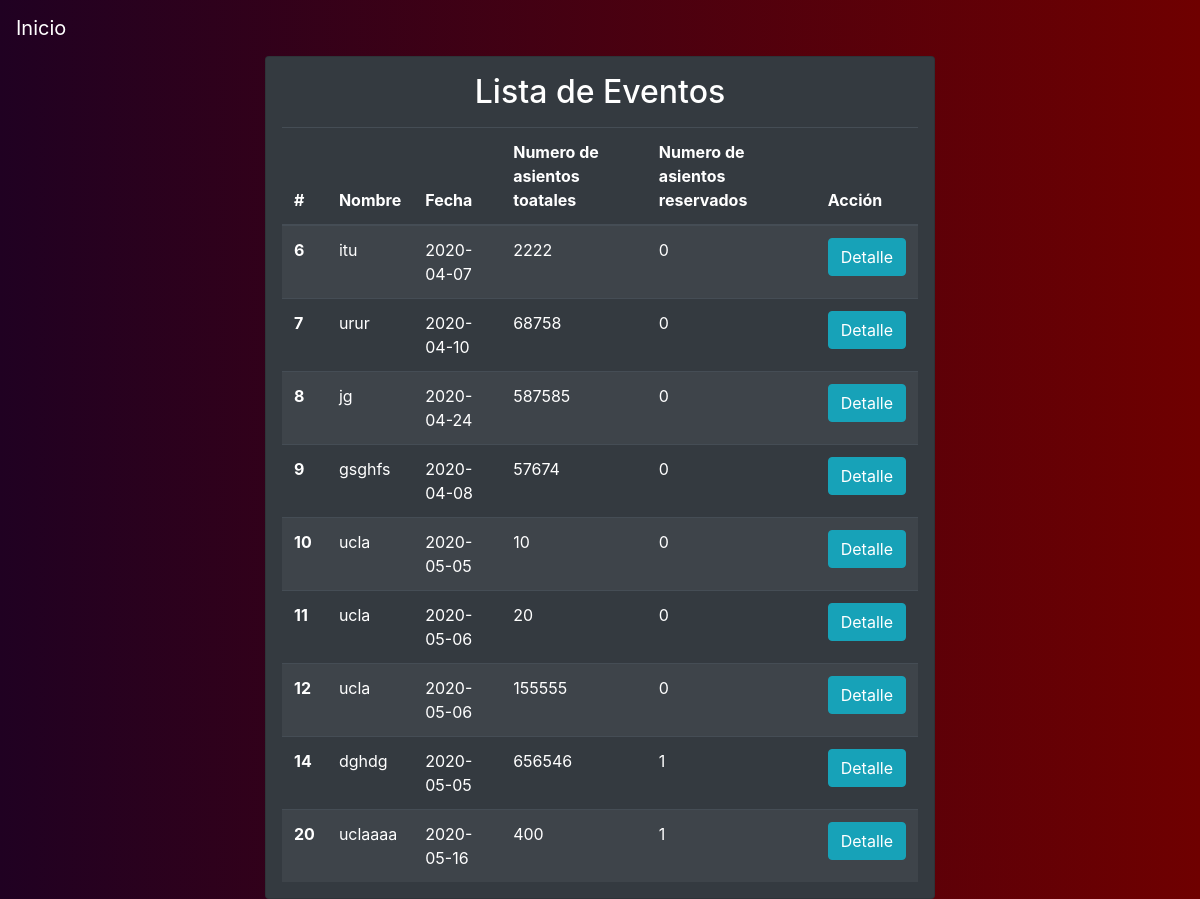
The app's page /events-inactive, older data.
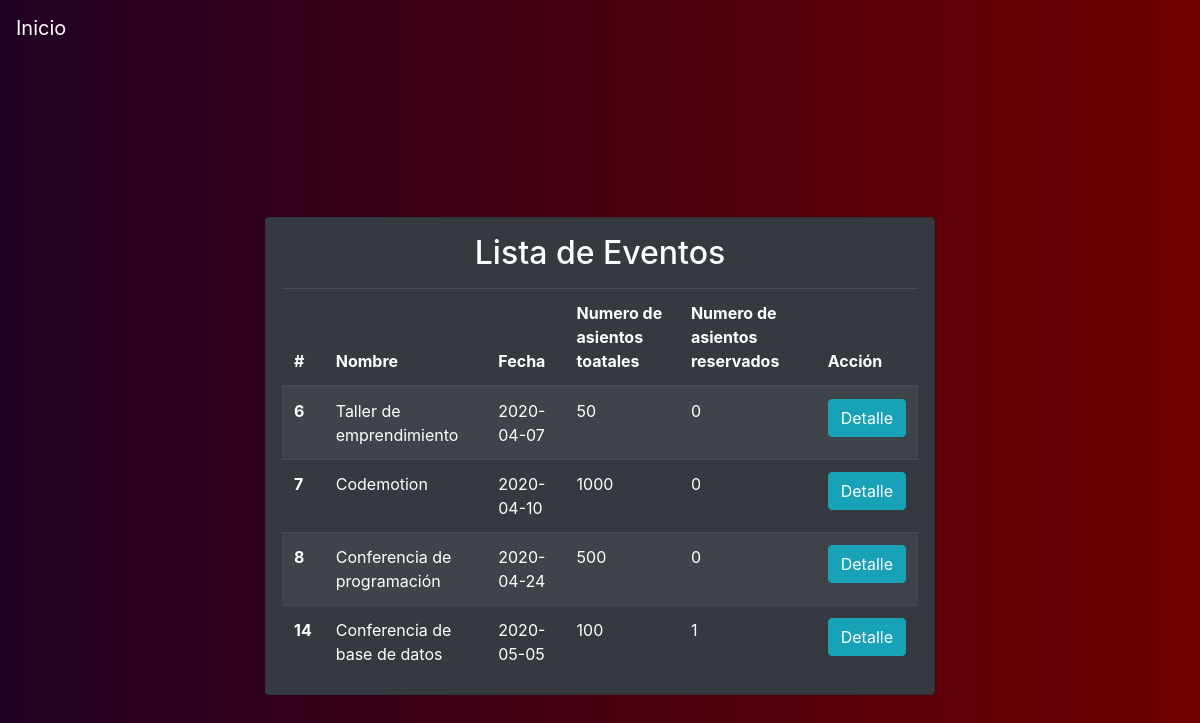
The same page, newer data.
### tables this page shows
CREATE TABLE "Evento"
(
	id INTEGER not null
		constraint Evento_pk
			primary key autoincrement,
	nombre text not null,
	fecha date not null,
	numero_asientos_total int not null,
	numero_asientos_reservados int not null
);

### app.py (the view)
@app.route("/events-inactive")
def events_inactive():
    date = datetime.now().date()
    events = query_db('SELECT * FROM Evento WHERE fecha <= ?', [date])
    return render_template('events_inactive.html', events=events)

### app.py (called while the page is built)
def make_dicts(cursor, row):
    return dict((cursor.description[idx][0], value)
                for idx, value in enumerate(row))

def get_db():
    db = getattr(g, '_database', None)
    if db is None:
        db = g._database = sqlite3.connect(DATABASE)
        db.row_factory = make_dicts
    return db

@app.teardown_appcontext
def close_connection(exception):
    db = getattr(g, '_database', None)
    if db is not None:
        db.close()

def query_db(query, args=(), one=False):
    cur = get_db().execute(query, args)
    rv = cur.fetchall()
    cur.close()
    return (rv[0] if rv else None) if one else rv

### templates/events_inactive.html
{% extends 'layout.html' %}
{% block body %}
<div class="container-fluid">
    <div class="bg-custom row align-items-center justify-content-center vh-100">
        <div class="col-md-7">
            <div class="card bg-dark">
                <div class="car-body text-white mx-3">
                    <h2 class="card-title text-center mt-3"> Lista de Eventos</h2>
                    <table class="table table-striped table-dark my-3 ">
                      <thead>
                        <tr>
                          <th scope="col">#</th>
                          <th scope="col">Nombre</th>
                          <th scope="col">Fecha</th>
                          <th scope="col">Numero de asientos toatales</th>
                          <th scope="col">Numero de asientos reservados</th>
                          <th scope="col">Acción</th>
                        </tr>
                      </thead>
                      <tbody>
                      {% for event in events%}
                        <tr>
                          <th scope="row">{{ event.id }}</th>
                          <td>{{ event.nombre }}</td>
                          <td>{{ event.fecha }}</td>
                          <td>{{ event.numero_asientos_total }}</td>
                          <td>{{ event.numero_asientos_reservados }}</td>
                          <td>
                              <a class="btn btn-info" href="/detail-event/{{event.id}}/{{ event.nombre }}"> Detalle</a>
                          </td>
                        </tr>
                      {% endfor %}
                      </tbody>
                    </table>
                </div>
            </div>
        </div>
    </div>
</div>
{% endblock %}

### templates/layout.html (shortened to what this page needs)
<!DOCTYPE html>
<html lang="en">
    <head>
        <link rel="stylesheet" href="https://stackpath.bootstrapcdn.com/bootstrap/4.4.1/css/bootstrap.min.css"
>
        <link rel="stylesheet" href="{{ url_for('static', filename='css/custom.css') }}">
    </head>
    <body>
        <nav class=" bg-custom navbar navbar-light bg-light">
            <a class="navbar-brand text-white" href="/">Inicio</a>
        </nav>
        {% block body%}
        {% endblock %}
    </body>
</html>

### static/css/custom.css (style rules this page uses)
.bg-custom { background: #200122; background: -webkit-linear-gradient(to right,#200122, #6f0000); background: linear-gradient(to right, #200122, #6f0000); }
body { background: #200122; background: -webkit-linear-gradient(to right,#200122, #6f0000); background: linear-gradient(to right, #200122, #6f0000); }

Row changes from the older to the newer data that the page shows:
removed Evento: id "9", nombre "gsghfs", fecha "2020-04-08", numero_asientos_total "57674", numero_asientos_reservados "0"
removed Evento: id "10", nombre "ucla", fecha "2020-05-05", numero_asientos_total "10", numero_asientos_reservados "0"
removed Evento: id "11", nombre "ucla", fecha "2020-05-06", numero_asientos_total "20", numero_asientos_reservados "0"
removed Evento: id "12", nombre "ucla", fecha "2020-05-06", numero_asientos_total "155555", numero_asientos_reservados "0"
removed Evento: id "20", nombre "uclaaaa", fecha "2020-05-16", numero_asientos_total "400", numero_asientos_reservados "1"
changed Evento id 6: nombre "itu" → "Taller de emprendimiento"; numero_asientos_total "2222" → "50"
changed Evento id 7: nombre "urur" → "Codemotion"; numero_asientos_total "68758" → "1000"
changed Evento id 8: nombre "jg" → "Conferencia de programación"; numero_asientos_total "587585" → "500"
changed Evento id 14: nombre "dghdg" → "Conferencia de base de datos"; numero_asientos_total "656546" → "100"
